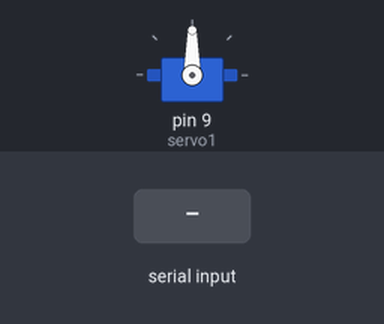
A sketch run on a simulated Arduino Uno, built with avr-gcc and run on an emulated ATmega328P. On the bench: servo. The test bench sets the inputs (shaded band).

Above: at 1.2 s.
1.3 s: "1" received over the second serial link
At 1.9 s:
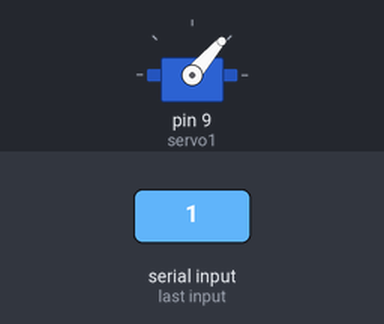
2.8 s: "0" received over the second serial link
At 3.1 s:
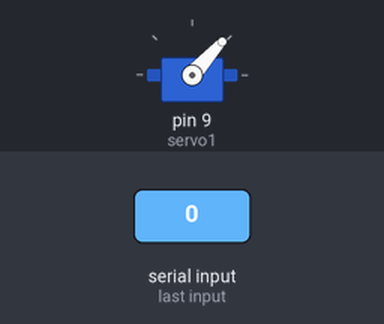
Timing chart, 0 to 5.8 s (numbered marks = the images above; inputs shaded):
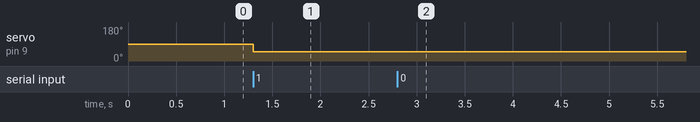

Measured:
- after the input at 1.3 s, servo on pin 9 (servo1): 90° → 49° at once
- after the input at 2.8 s, servo on pin 9 (servo1): 49° → 48° at once

The sketch:

BTServo.ino
```cpp
/*
      藍牙 + stdServo 範例                     © 華夏科大電子系 吳宗憲
*/
//藍牙的TX腳位請連結------Arduino 的D10腳位
//藍牙的RX腳位請連結------Arduino 的D11腳位 (可空接)
//伺服馬達腳位請連結------Arduino 的D9腳位

#include <Servo.h>
#include <SoftwareSerial.h>
const byte Txpin=255; //空接
const byte Rxpin=10;
SoftwareSerial mySerial = SoftwareSerial(Rxpin,Txpin);
Servo servo1;

void servoRotation(){
  for (int i = 30; i<= 150; i += 2){
    servo1.write(i);
    delay(20);
  }
}

void setup()
{
  servo1.attach(9);
  mySerial.begin(9600);
  //Serial.begin(9600);
  servo1.write(90);
}

void loop()
{
  byte btIn;
  if (mySerial.available())
  {
    btIn = mySerial.read();
    if (btIn)
      servo1.write(btIn);
    else
      servoRotation();
  }
  delay(20);
}
```
